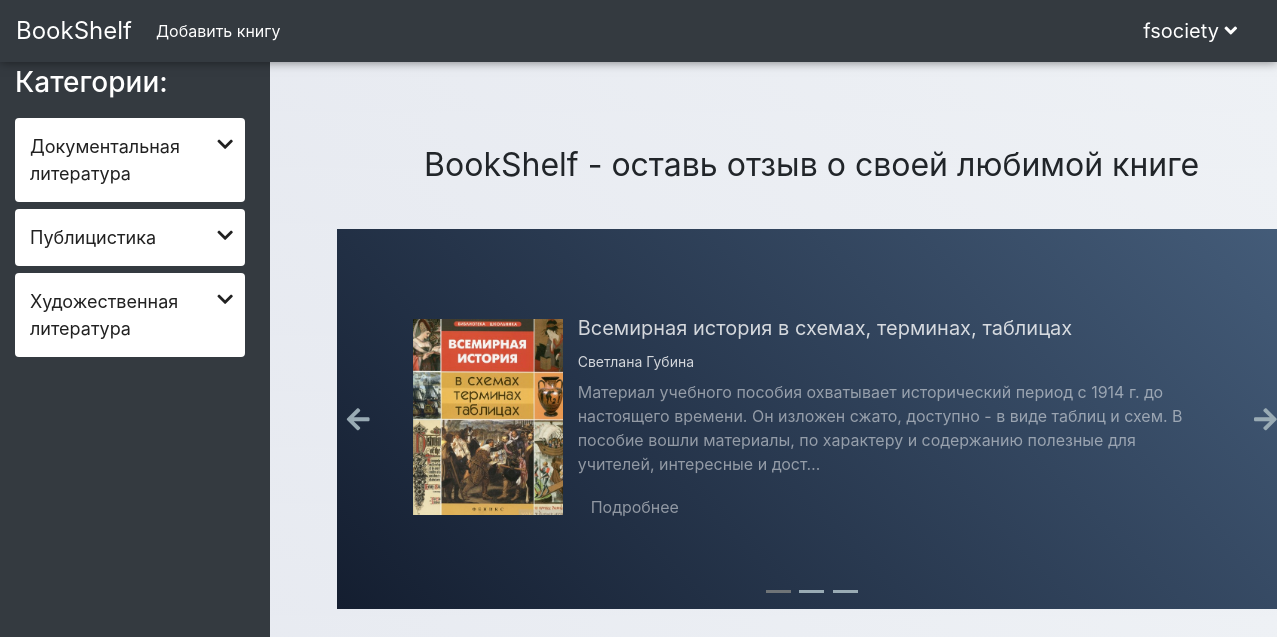
The app's page / (signed in) with its own data.
### books/models.py (models this page shows, shortened)
class Category(models.Model):
    title = models.CharField(max_length=36)
    slug = models.SlugField(max_length=40, unique=True, blank=True)

class Book(models.Model):
    title = models.CharField(max_length=250, verbose_name='Название')
    slug = models.SlugField(max_length=50, unique=True, blank=True)
    author = models.CharField(max_length=200, verbose_name='Автор')
    description = models.TextField(verbose_name='Описание книги')
    rating = models.FloatField(verbose_name='Рейтинг(от 0 до 5)', blank=True, null=True)
    image = models.ImageField(upload_to='imgOfBook/%m', verbose_name='Фото', null=True)
    subcategory = models.ForeignKey('Subcategory', on_delete=models.PROTECT, null=True, verbose_name='Подкатегория')
    def get_absolute_url(self):
        return reverse('onebook', kwargs={'book_id': self.pk, 'book_slug': self.slug,
                'subcategory_slug': self.subcategory.slug, 'category_slug': self.subcategory.category.slug})

### books/views.py (the view)
# urls.py: path('', HomeBook.as_view(), name='home'),
class HomeBook(ListView):
    model = Book
    template_name = 'books/index.html'
    context_object_name = 'book'
    def get_context_data(self, *, object_list=None, **kwargs):
        context = super().get_context_data(**kwargs)
        context['category'] = Category.objects.all().order_by('title')
        context['subcategory'] = Subcategory.objects.all().order_by('title')
        context['books'] = get_random_book()
        return context

### books/models.py (called while the page is built)
    def get_absolute_url(self):
        return reverse('subcategory', kwargs={'category_slug': self.category.slug, 'subcategory_slug': self.slug})

### books/views.py (called while the page is built)
def get_random_book():
    queryset_books = Book.objects.all()
    ids = list(queryset_books.values_list('id', flat=True))
    lst = []
    for _ in range(3):
        number = choice(ids)
        lst.append(queryset_books.get(id=number))
        ids.remove(number)
    return lst

### templates/books/index.html (shortened to what this page needs)
{% extends '../base.html' %}
{% load static %}
{% block styleblock %}
    <link rel="stylesheet" href="{% static 'css/books/index.css' %}">
    <link rel="stylesheet" href="https://stackpath.bootstrapcdn.com/bootstrap/4.5.2/css/bootstrap.min.css"
>
{% endblock %}
{% block main %}
    <div class="toggled">
        <div class="sidebar-wrapper">
            <div class="accordion" id="accordion">
                <h3 class="name-of-catagory" id="fucc">Категории:</h3>
                {% for i in category %}
                <ul class="accordion-menu">
                    <li>
                        <div class="dropdownlink">{{ i.title }}<i class="fa fa-chevron-down" aria-hidden="true"></i></div>
                    </li>
                </ul>
                {% endfor %}
            </div>
        </div>
        <div class="page-content-wrapper">
            <div class="container-fluid">
                <div class="slider">
                    <div class="title_site">BookShelf - оставь отзыв о своей любимой книге</div>
                    <div class="slider__items">
                        {% for foo in books %}
                        <div class="slider__item slider__item_{{ forloop.counter }}">
                            <div class="arrow1" onclick="minusSlide()"><i class="fas fa-arrow-left"></i></div>
                            <div class="arrow2" onclick="plusSlide()"><i class="fas fa-arrow-right"></i></div>
                            <span class="slider__item_inner">
                                <span class="slider__item_img">
                                    <img class="slider__item_photo" src="{{ foo.image.url }}" alt="">
                                </span>
                                <span class="slider__item_testimonial">
                                    <span class="slider__item_name">{{ foo.title }}</span>
                                    <span class="slider__item_post">{{ foo.author }}</span>
                                    <span class="slider__item_text">
                                        {{ foo.description|truncatechars_html:235|safe }}
                                    </span>
                                    <span class="slider__item_action">
                                        <a class="btn" href="{{ foo.get_absolute_url }}">Подробнее</a>
                                    </span>
                                </span>
                            </span>
                        </div>
                        {% endfor %}
                    </div>
                    <div class="slider-lines">
                        <span class="slider-lines_item"></span>
                        <span class="slider-lines_item"></span>
                        <span class="slider-lines_item"></span>
                    </div>
                </div>
            </div>
        </div>
    </div>
{% endblock %}

### templates/base.html (shortened to what this page needs)
{% load static %}
<!DOCTYPE html>
<html lang="ru">
<head>
    {% block styleblock %}
    {% endblock %}
    <link rel="stylesheet" href="{% static 'css/base.css' %}" />
    <link rel="stylesheet" href="https://use.fontawesome.com/releases/v5.6.1/css/all.css">
    <link rel="stylesheet" href="https://stackpath.bootstrapcdn.com/bootstrap/4.5.2/css/bootstrap.min.css"
>
</head>
<body>
<nav class="navbar navbar-expand navbar-dark bg-dark fixed-top">
    <div class="collapse navbar-collapse" id="navbarsExample02">
        <a class="navbar-brand" href="{% url 'home' %}" style="font-size: 24px">BookShelf</a>
        <ul class="navbar-nav mr-auto">
            {% if request.user.is_authenticated %}
                <li class="nav-item active"><a class="nav-link" href="{% url 'add-book' %}">Добавить книгу</a></li>
            {% endif %}
        </ul>
        <div>
            <ul class="navbar-nav  mr-2">
                <li class="nav-item">
                    {% if request.user.is_authenticated %}
                        <div class="dropdown" id="dropdown">
                            <a class="navbar-brand title-name">{{ user.username }} <i class="fas fa-angle-down"></i></a>
                        </div>
                    {% else %}
                        <a href="{% url 'login' %}" class="btn btn-dark navbar-brand" role="button">Войти</a>
                    {% endif %}
                </li>
            </ul>
        </div>
    </div>
</nav>
{% block main %}{% endblock %}
</body>
</html>

### static/css/books/index.css (style rules this page uses)
ol, ul, dl { margin-top: 0; margin-bottom: 1rem; }
.name-of-catagory { color: white; padding: 10px 0 10px 15px; }
.title_site { text-align: center; font-size: 32px; margin: -10px 0 40px 0; }
.container-fluid { margin: 80px auto; }
.slider { position: relative; overflow: hidden; width: 900px; left: 25.2%; }
.slider__items { position: relative; display: flex; transition: transform 0.6s ease; }
.slider__item_photo { display: inline-block; height: auto; max-width: 100%; }
.slider__item_1 { background: linear-gradient(45deg, #141E30, #445c79); }
.slider__item { height: 320px; overflow: hidden; position: relative; }
.slider__item_inner { position: absolute; left: 8%; right: 8%; top: 36px; bottom: 36px; overflow: hidden; color: #fff; text-align: center; display: flex; align-items: center; justify-content: center; flex-direction: column; }
.slider__item_img { flex: 0 0 100px; max-width: 100px; }
.slider__item_testimonial { flex: 1 0 0; display: flex; flex-direction: column; text-align: center; }
.slider__item_name { font-size: 20px; margin-bottom: 8px; color: rgba(255, 255, 255, 0.8); }
.slider__item_post { font-size: 14px; margin-bottom: 8px; color: rgba(255, 255, 255, 0.8); display: none; }
.slider__item_text { font-size: 16px; color: rgba(255, 255, 255, 0.5); margin-bottom: 12px; display: none; }
.slider__item_action a { color: rgba(255, 255, 255, 0.5); }
.btn { display: block; font-weight: 400; text-align: center; border: none; padding: .375rem .75rem; font-size: 1rem; line-height: 1.5; color: #fff; background-color: rgba(255, 255, 255, 0.2); text-decoration: none; }
.arrow1, .arrow2 { position: absolute; z-index: 2; font-size: 26px; color: #99abb4; top: 45%; padding-left: 10px; cursor: pointer; }
.arrow2 { right: 0; padding: 0 10px 0 0; }
.slider-lines { text-align: center; position: absolute; bottom: 10px; right: 0; left: 0; }
.slider-lines_item { height: 3px; width: 25px; margin: 0 2px; background-color: #99abb4;; display: inline-block; transition: background-color .3s ease; }
.active_line { background-color: #6f7477; }
.sidebar-wrapper { position: fixed; width: 270px; height: 100%; background: #343a40; overflow: scroll; z-index: 1; }
.page-content-wrapper { width: 100%; position: absolute; padding: 15px; }
.toggled { margin-top: 56px; }
.toggled .page-content-wrapper { position: absolute; margin-right: 0; }
ul { list-style: none; }
.accordion { margin-bottom: 60px; }
.accordion-menu { width: 100%; max-width: 230px; margin: 7px 15px; background: #fff; border-radius: 4px; padding: 0; }
.accordion-menu li:last-child .dropdownlink { border-bottom: 0; }
.dropdownlink { cursor: pointer; display: block; padding: 15px; font-size: 18px; border-bottom: 1px solid #ccc; color: #212121; position: relative; -webkit-transition: all 0.4s ease-out; transition: all 0.4s ease-out; }
.dropdownlink i { position: absolute; top: 17px; left: 16px; }
.dropdownlink .fa-chevron-down { right: 12px; left: auto; }
@media (min-width: 576px) { .slider { width: 500px; } }
@media (min-width: 576px) { .slider__item { height: 310px; } }
@media (min-width: 576px) { .slider__item_inner { flex-direction: row; } }
@media (min-width: 576px) { .slider__item_testimonial { margin-left: 15px; } }
@media (min-width: 576px) { .slider__item_img { flex: 0 0 150px; max-width: 150px; height: 200px; } }
@media (min-width: 576px) { .slider__item_testimonial { text-align: left; } }
@media (min-width: 576px) { .slider__item_post, .slider__item_text { display: block; } }
@media (min-width: 768px) { .slider { width: 700px; } }
@media (min-width: 768px) { .slider__item { height: 330px; } }
@media (min-width: 990px) { .slider { width: 800px; } }
@media (min-width: 990px) { .slider__item { height: 360px; } }
@media (min-width: 1200px) { .slider { width: 950px; } }
@media (min-width: 1200px) { .slider__item { height: 380px; } }

### static/css/base.css (style rules this page uses)
html body { background: linear-gradient(45deg, #e6e9f0, #eef1f5); }
*, *:before, *:after { box-sizing: border-box; }
nav { box-shadow: 0 0 10px rgba(0,0,0,0.5); }
.nav-item a { color: white; }
.title-name { cursor: pointer; }
.dropdown { position: relative; display: inline-block; }
.active { display: block; }

### records on screen
Category: title "Документальная литература"
Category: title "Публицистика"
Category: title "Художественная литература"
Book: image (picture), title "Всемирная история в схемах, терминах, таблицах", author "Светлана Губина", description "Материал учебного пособия охватывает исторический период с 1914 г. до настоящего времени. Он изложен сжато, доступно - в виде таблиц и схем. В пособие вошли материалы, по характеру и содержанию полезные для учителей, интересные и дост…"

### other values on screen
{{ user.username }} "fsociety"
